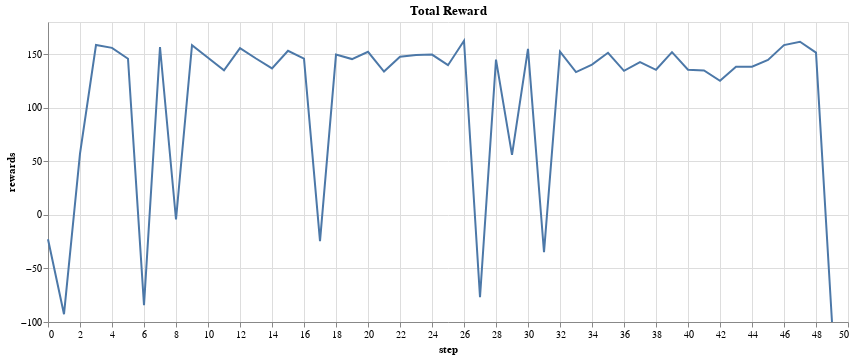

Notebook cell for this chart:
### Code cell
#load json file
with open(f'{expirment_dir}/train/reward_dict.json') as f:
    train_values_reward = json.load(f)
train_values.keys()
# sum each 28 rewards to get the total reward per episode
rewards_df = pd.DataFrame(train_values_reward['total'], columns=['rewards'])
rewards_df = rewards_df.reset_index()
rewards_df.rename(columns={'index': 'step'}, inplace=True)
rewards_df['episode'] = rewards_df['step'] 
rewards_df = rewards_df.groupby('episode').sum().reset_index()
rewards_df['episode'] = rewards_df['episode'] + 1

rewards_df
# rewards_total_df = rewards_total_df[rewards_total_df['total_reward'] < 100]
alt.Chart(rewards_df).mark_line().encode(
    x='step',
    y='rewards',
    
).properties(
    title=' Total Reward',
    width=800,
)

### Figure 1 — Vega-Lite specification as saved in the notebook (floating-point values rounded to 4 significant figures)
{"config": {"view": {"continuousWidth": 300, "continuousHeight": 300}}, "data": {"name": "data-3e63b80b5362d14375f4d5de2c6ca2e1"}, "mark": {"type": "line"}, "encoding": {"x": {"field": "step", "type": "quantitative"}, "y": {"field": "rewards", "type": "quantitative"}}, "title": " Total Reward", "width": 800, "$schema": "https://vega.github.io/schema/vega-lite/v5.8.0.json", "datasets": {"data-3e63b80b5362d14375f4d5de2c6ca2e1": [{"episode": 1, "step": 0, "rewards": -22.83}, {"episode": 2, "step": 1, "rewards": -92.72}, {"episode": 3, "step": 2, "rewards": 57.1}, {"episode": 4, "step": 3, "rewards": 158.5}, {"episode": 5, "step": 4, "rewards": 155.8}, {"episode": 6, "step": 5, "rewards": 145.7}, {"episode": 7, "step": 6, "rewards": -84.21}, {"episode": 8, "step": 7, "rewards": 156.7}, {"episode": 9, "step": 8, "rewards": -4.356}, {"episode": 10, "step": 9, "rewards": 158.4}, {"episode": 11, "step": 10, "rewards": 146.7}, {"episode": 12, "step": 11, "rewards": 134.9}, {"episode": 13, "step": 12, "rewards": 155.7}, {"episode": 14, "step": 13, "rewards": 145.9}, {"episode": 15, "step": 14, "rewards": 136.7}, {"episode": 16, "step": 15, "rewards": 153.2}, {"episode": 17, "step": 16, "rewards": 145.9}, {"episode": 18, "step": 17, "rewards": -24.47}, {"episode": 19, "step": 18, "rewards": 149.6}, {"episode": 20, "step": 19, "rewards": 145.4}, {"episode": 21, "step": 20, "rewards": 152.2}, {"episode": 22, "step": 21, "rewards": 133.8}, {"episode": 23, "step": 22, "rewards": 147.5}, {"episode": 24, "step": 23, "rewards": 149.3}, {"episode": 25, "step": 24, "rewards": 149.6}, {"episode": 26, "step": 25, "rewards": 139.7}, {"episode": 27, "step": 26, "rewards": 162.5}, {"episode": 28, "step": 27, "rewards": -76.85}, {"episode": 29, "step": 28, "rewards": 144.8}, {"episode": 30, "step": 29, "rewards": 55.98}, {"episode": 31, "step": 30, "rewards": 154.9}, {"episode": 32, "step": 31, "rewards": -34.9}, {"episode": 33, "step": 32, "rewards": 152.4}, {"episode": 34, "step": 33, "rewards": 133.3}, {"episode": 35, "step": 34, "rewards": 140.2}, {"episode": 36, "step": 35, "rewards": 151.3}, {"episode": 37, "step": 36, "rewards": 134.4}, {"episode": 38, "step": 37, "rewards": 142.5}, {"episode": 39, "step": 38, "rewards": 135.4}, {"episode": 40, "step": 39, "rewards": 151.8}, {"episode": 41, "step": 40, "rewards": 135.5}, {"episode": 42, "step": 41, "rewards": 134.8}, {"episode": 43, "step": 42, "rewards": 125.1}, {"episode": 44, "step": 43, "rewards": 138.2}, {"episode": 45, "step": 44, "rewards": 138.3}, {"episode": 46, "step": 45, "rewards": 144.5}, {"episode": 47, "step": 46, "rewards": 158.4}, {"episode": 48, "step": 47, "rewards": 161.6}, {"episode": 49, "step": 48, "rewards": 151.5}, {"episode": 50, "step": 49, "rewards": -100.0}]}}
